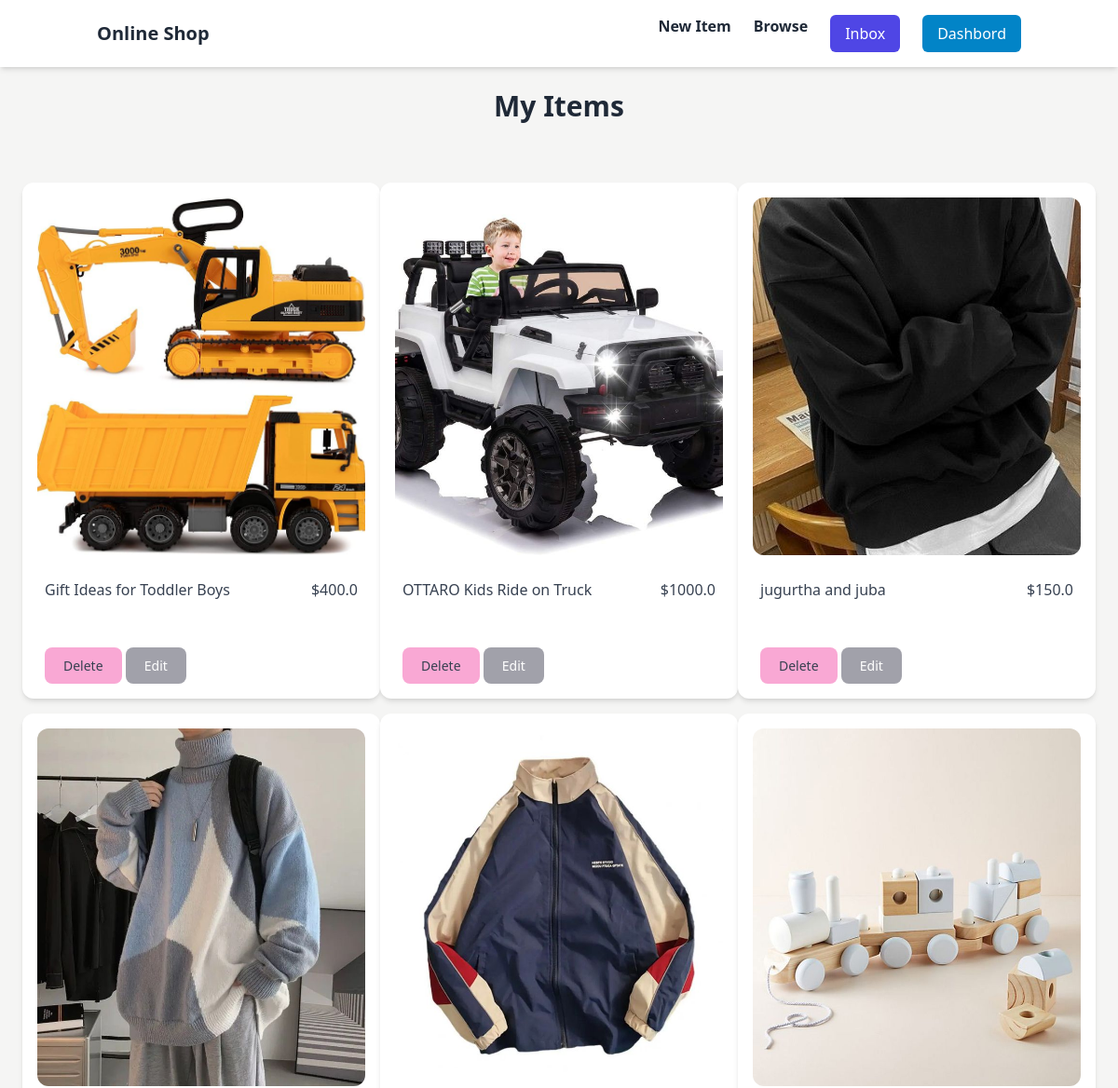
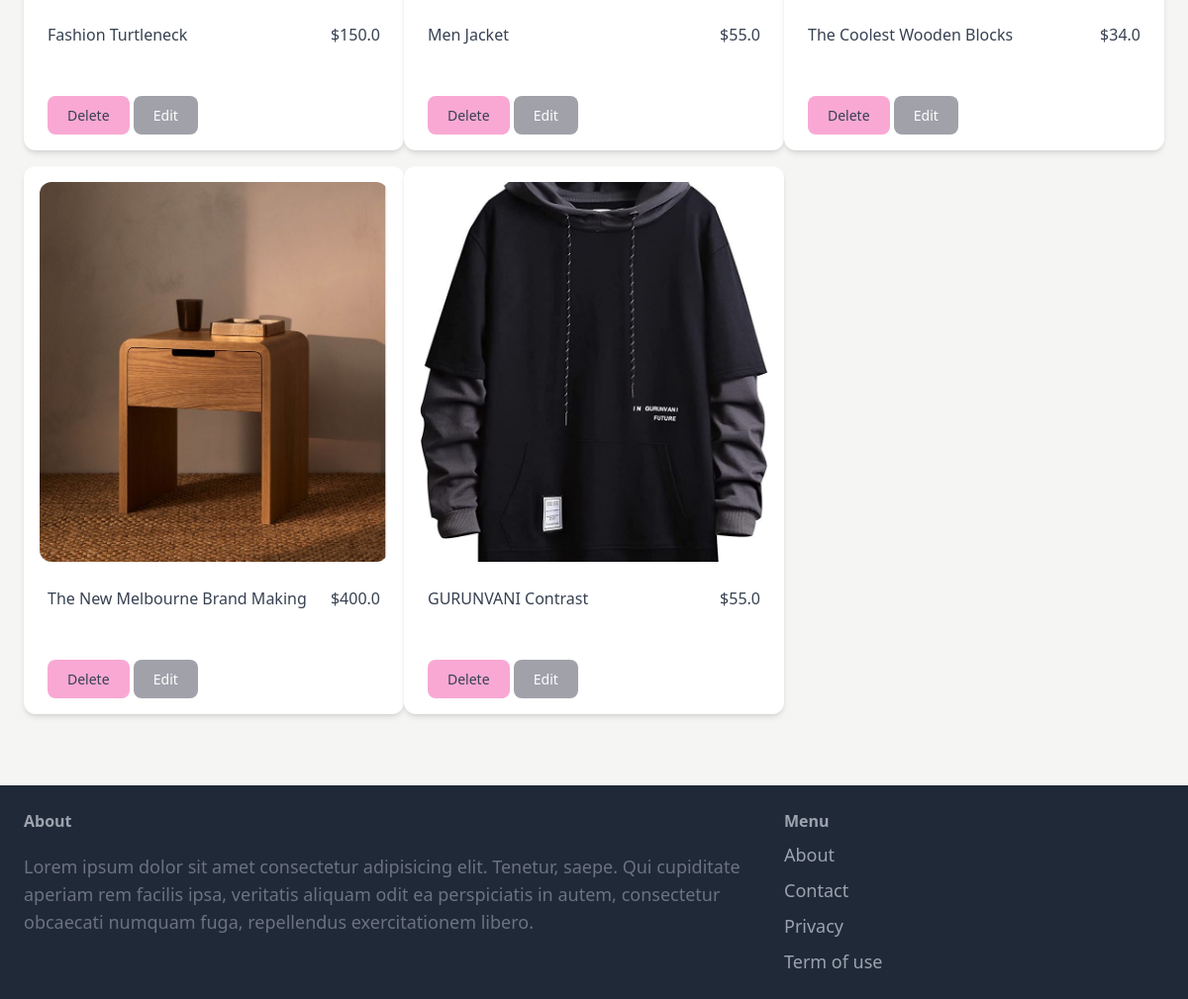
The page /dashboard/ (signed in) on the database its author committed (2 pictures, top to bottom).
### item/models.py (models this page shows, shortened)
class Item (models.Model):
     category= models.ForeignKey(Category,related_name='items', on_delete=models.CASCADE)
     name= models.CharField(max_length=100)
     description = models.TextField(null=True, blank=True)
     price= models.FloatField()
     image=models.ImageField(upload_to='item_image',blank=True,null=True)
     is_sold= models.BooleanField(default=False)
     created_by= models.ForeignKey(User,related_name='items',on_delete=models.CASCADE)
     created_at=models.DateTimeField(auto_now_add=True)
     class Meta:
        ordering=('-created_at',)
        verbose_name_plural="Items"

### dashboard/views.py (the view)
# urls.py: path("",myitems,name='index')
@login_required
def myitems(request):
    myitems=Item.objects.filter(created_by=request.user)
    context={
        'myitems':myitems
    }
    return render(request,'dashboard/index.html',context)

### dashboard/templates/dashboard/index.html (shortened to what this page needs)
{% extends "core/base.html" %}
{% block core %}
<h3 class="text-center text-3xl font-semibold text-gray-800 ">My Items</h3>
<br><br>
  <div class="grid place-items-center grid-cols-1 sm:grid md:grid-cols-3 ">
    {% for item in myitems  %}
    <div class="mx-3 mt-4 relative flex flex-col text-gray-700 bg-white shadow-md bg-clip-border rounded-xl w-96">
        <div class="relative mx-4 mt-4 overflow-hidden text-gray-700 bg-white bg-clip-border rounded-xl h-96">
            <a href="{% url 'item:detail' item.id %}">
            <img
            src="{{item.image.url}}"
            alt="card-image" class="object-cover w-full h-full" />
            </a>
        </div>
        <div class="p-6">
          <div class="flex items-center justify-between mb-2">
            <p class="block font-sans text-base antialiased font-medium leading-relaxed text-blue-gray-900">
              {{item.name}}
            </p>
            <p class="block font-sans text-base antialiased font-medium leading-relaxed text-blue-gray-900">
              ${{item.price}}
            </p>
          </div>
        </div>
        <div class="p-6">
            <a href="{% url 'item:delete' item.id %}" class="bg-pink-300 hover:bg-pink-600  font-medium rounded-lg text-sm px-5 py-2.5 ">Delete</a>
            <a href="{% url 'item:edititem' item.id%}" class="bg-zinc-400 hover:bg-zinc-600 text-white font-medium rounded-lg text-sm px-5 py-2.5 ">Edit</a>
        </div>
      </div>
    {% endfor %}
  </div>
<br><br>
{% endblock%}

### rows shown on the page
Item: image (picture), name "Gift Ideas for Toddler Boys", price "400.0"
Item: image (picture), name "OTTARO Kids Ride on Truck", price "1000.0"
Item: image (picture), name "jugurtha and juba", price "150.0"
Item: image (picture), name "Fashion Turtleneck", price "150.0"
Item: image (picture), name "Men Jacket", price "55.0"
Item: image (picture), name "The Coolest Wooden Blocks", price "34.0"
Item: image (picture), name "The New Melbourne Brand Making", price "400.0"
Item: image (picture), name "GURUNVANI Contrast", price "55.0"
